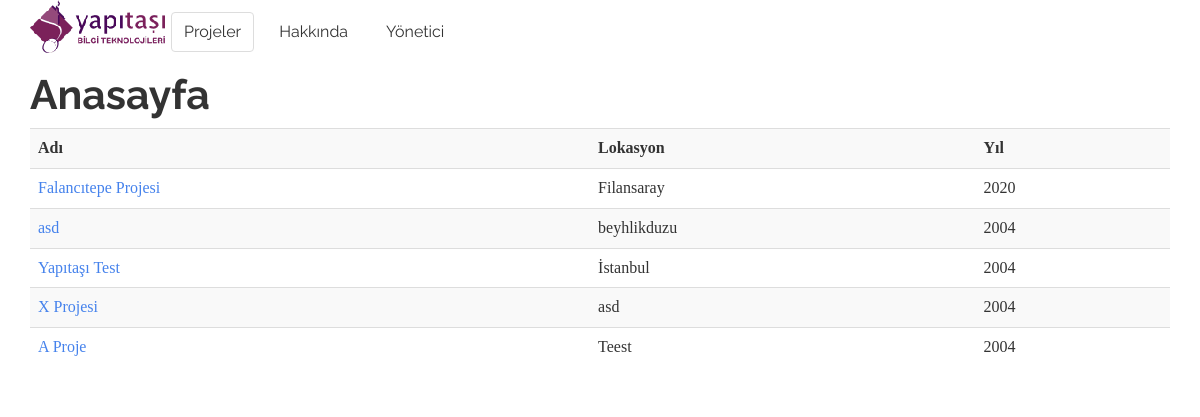
The app's page /unit/, older data.
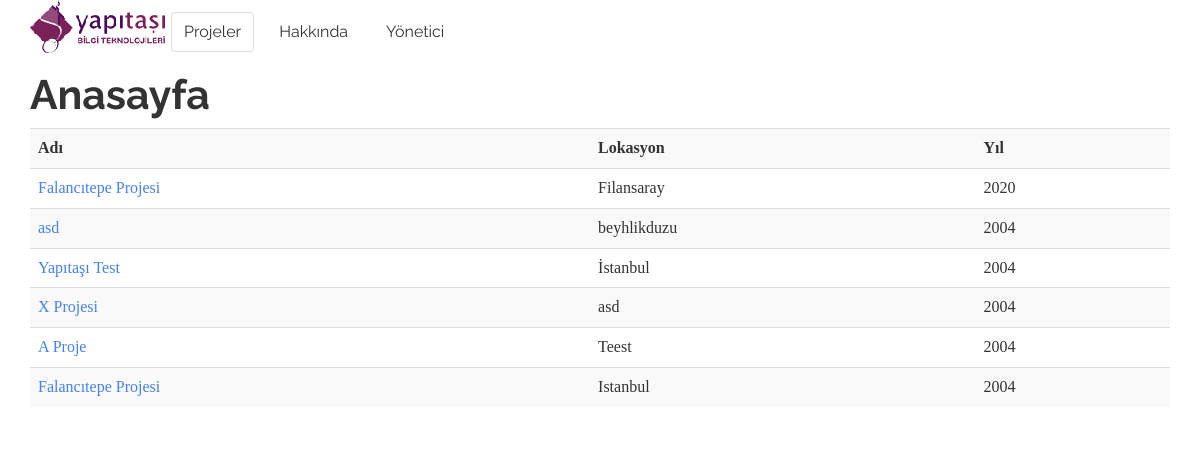
The same page, newer data.
### unit/models.py (models this page shows, shortened)
class Project(models.Model):
    name = models.CharField('project_name', max_length=80)
    city = models.CharField('project_city', max_length=80)
    year = models.IntegerField('launch_year')
    class Meta:
        unique_together = ('name', 'city',)

### unit/views.py (the view)
def index(request):
    projects = Project.objects.all()
    context = {'project_list': projects}
    return render(request, 'unit/index.html', context)

### unit/templates/unit/index.html (shortened to what this page needs)
{% extends 'common/base.html' %}
{% block content %}
<h1>Anasayfa</h1>
    <table class="table table-striped table-hover">
    <tr>
        <th>Adı</th>
        <th>Lokasyon</th>
        <th>Yıl</th>
    </tr>
    {% for project in project_list %}
    <tr>
    <td><a href="{% url 'project' project.id %}">{{  project.name }}</a></td>
    <td>{{ project.city }}</td>
    <td>{{ project.year }}</td>
    </tr>
    {% endfor %}
    </table>
{%  endblock content %}

Row changes from the older to the newer data that the page shows:
added Project: name "Falancıtepe Projesi", city "Istanbul", year "2004"
